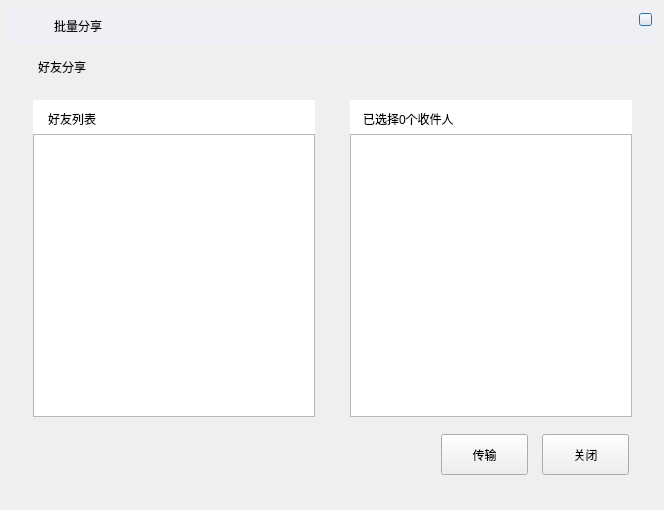
<?xml version="1.0" encoding="UTF-8"?>
<ui version="4.0">
 <class>groupSendDialog</class>
 <widget class="QDialog" name="groupSendDialog">
  <property name="geometry">
   <rect>
    <x>0</x>
    <y>0</y>
    <width>664</width>
    <height>510</height>
   </rect>
  </property>
  <property name="windowTitle">
   <string>Dialog</string>
  </property>
  <widget class="QLabel" name="label">
   <property name="geometry">
    <rect>
     <x>38</x>
     <y>59</y>
     <width>61</width>
     <height>16</height>
    </rect>
   </property>
   <property name="styleSheet">
    <string notr="true"/>
   </property>
   <property name="text">
    <string>好友分享</string>
   </property>
  </widget>
  <widget class="QPushButton" name="pushButton_close2">
   <property name="geometry">
    <rect>
     <x>639</x>
     <y>13</y>
     <width>13</width>
     <height>13</height>
    </rect>
   </property>
   <property name="styleSheet">
    <string notr="true">border-image: url(:/new/mainwindow/pictures/exit_button.png);
background-color: rgb(238, 240, 245);</string>
   </property>
   <property name="text">
    <string/>
   </property>
  </widget>
  <widget class="QLabel" name="label_6">
   <property name="geometry">
    <rect>
     <x>54</x>
     <y>18</y>
     <width>100</width>
     <height>15</height>
    </rect>
   </property>
   <property name="styleSheet">
    <string notr="true">font: 10pt &quot;Consolas&quot;;
background-color: rgb(238, 240, 245);</string>
   </property>
   <property name="text">
    <string>批量分享</string>
   </property>
  </widget>
  <widget class="QLabel" name="label_8">
   <property name="geometry">
    <rect>
     <x>48</x>
     <y>111</y>
     <width>200</width>
     <height>15</height>
    </rect>
   </property>
   <property name="text">
    <string>好友列表</string>
   </property>
  </widget>
  <widget class="QListWidget" name="listWidget_2">
   <property name="geometry">
    <rect>
     <x>350</x>
     <y>134</y>
     <width>282</width>
     <height>283</height>
    </rect>
   </property>
  </widget>
  <widget class="QPushButton" name="pushButton_trans">
   <property name="geometry">
    <rect>
     <x>441</x>
     <y>434</y>
     <width>87</width>
     <height>41</height>
    </rect>
   </property>
   <property name="text">
    <string>传输</string>
   </property>
  </widget>
  <widget class="QLabel" name="label_2">
   <property name="geometry">
    <rect>
     <x>363</x>
     <y>111</y>
     <width>200</width>
     <height>15</height>
    </rect>
   </property>
   <property name="text">
    <string>已选择0个收件人</string>
   </property>
  </widget>
  <widget class="QLabel" name="label_7">
   <property name="geometry">
    <rect>
     <x>33</x>
     <y>100</y>
     <width>282</width>
     <height>34</height>
    </rect>
   </property>
   <property name="styleSheet">
    <string notr="true">background-color: rgb(255, 255, 255);
border-color: rgb(0, 0, 0);
border:1px;</string>
   </property>
   <property name="text">
    <string/>
   </property>
  </widget>
  <widget class="QLabel" name="label_5">
   <property name="geometry">
    <rect>
     <x>24</x>
     <y>18</y>
     <width>23</width>
     <height>17</height>
    </rect>
   </property>
   <property name="styleSheet">
    <string notr="true">border-image: url(:/new/mainwindow/pictures/system_icon.png);
background-color: rgb(238, 240, 245);</string>
   </property>
   <property name="text">
    <string/>
   </property>
  </widget>
  <widget class="QLabel" name="label_4">
   <property name="geometry">
    <rect>
     <x>6</x>
     <y>6</y>
     <width>653</width>
     <height>38</height>
    </rect>
   </property>
   <property name="styleSheet">
    <string notr="true">background-color: rgb(238, 240, 245);</string>
   </property>
   <property name="text">
    <string/>
   </property>
  </widget>
  <widget class="QLabel" name="label_3">
   <property name="geometry">
    <rect>
     <x>350</x>
     <y>100</y>
     <width>282</width>
     <height>34</height>
    </rect>
   </property>
   <property name="styleSheet">
    <string notr="true">background-color: rgb(255, 255, 255);
border-color: rgb(0, 0, 0);
border:1px;</string>
   </property>
   <property name="text">
    <string/>
   </property>
  </widget>
  <widget class="QPushButton" name="pushButton_close">
   <property name="geometry">
    <rect>
     <x>542</x>
     <y>434</y>
     <width>87</width>
     <height>41</height>
    </rect>
   </property>
   <property name="text">
    <string>关闭</string>
   </property>
  </widget>
  <widget class="QListWidget" name="listWidget">
   <property name="geometry">
    <rect>
     <x>33</x>
     <y>134</y>
     <width>282</width>
     <height>283</height>
    </rect>
   </property>
  </widget>
  <zorder>label</zorder>
  <zorder>listWidget_2</zorder>
  <zorder>pushButton_trans</zorder>
  <zorder>label_7</zorder>
  <zorder>label_4</zorder>
  <zorder>label_3</zorder>
  <zorder>pushButton_close</zorder>
  <zorder>listWidget</zorder>
  <zorder>label_5</zorder>
  <zorder>label_6</zorder>
  <zorder>pushButton_close2</zorder>
  <zorder>label_8</zorder>
  <zorder>label_2</zorder>
 </widget>
 <resources/>
 <connections/>
</ui>
